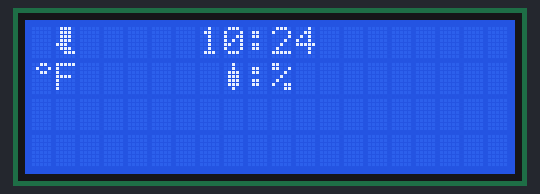
Simulated run of this program. Board: ESP32. Parts: 20×4 character LCD. WiFi joins after 1.5 s; servers stay silent unless stated; the local clock reads 2024-03-15 10:24:30 at power-on unless the program sets it; what the program prints to the serial monitor is not drawn.

Above: at 1.9 s.
At 32.6 s:
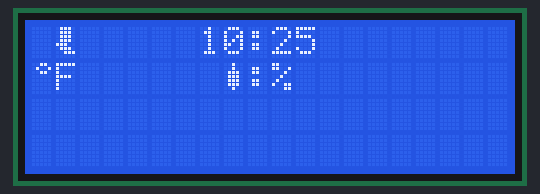

The program:

main.cpp
```cpp
#include <WiFi.h>
#include <HTTPClient.h>
#include <ArduinoJson.h>
#include <LiquidCrystal_I2C.h>
#include <time.h>
#include <string.h>

#define NTP_SERVER     "pool.ntp.org"
#define UTC_OFFSET     -18000
#define UTC_OFFSET_DST -14400

#define BUTTON_PIN 2
#define lcdColumns 20
#define lcdRows 4
#define dayNum 2

const char* ssid = "Wokwi-GUEST";
const char* password = "";
const char* url = "https://api.weather.gov/gridpoints/LWX/103,89/forecast";


LiquidCrystal_I2C lcd(0x27, lcdColumns, lcdRows);
HTTPClient http;

String generatedAt;
String periodName;
String temperature;
String precipitationPercent;
String forecast;
int isNightTime;

uint8_t moon[8] = {
  0b00111,
  0b01110,
  0b11100,
  0b11100,
  0b11100,
  0b01110,
  0b00111,
  0b00000,
};

uint8_t sun[8] = {
  0b00100,
  0b10101,
  0b01110,
  0b11111,
  0b01110,
  0b10101,
  0b00100,
  0b00000,
};

uint8_t degree[8] = {
  0b00110,
  0b01001,
  0b00110,
  0b00000,
  0b00000,
  0b00000,
  0b00000,
  0b00000,
};

uint8_t droplet[8] = {
  0b00100,
  0b00100,
  0b01110,
  0b01110,
  0b01110,
  0b01110,
  0b00100,
  0b00000,
};


void setup(){
  // initialize LCD obj.
  lcd.init();

  //create custom chars
  lcd.createChar(1,moon);
  lcd.createChar(2,sun);
  lcd.createChar(3,degree);
  lcd.createChar(4,droplet);

  // turn on LCD backlight
  lcd.backlight();

  //begin serial monitoring
  Serial.begin(115200);

  //displays connection on screen
  lcd.print("Connecting To: <ssid>");

  //connect to wifi
  WiFi.begin(ssid, password, 6);
  http.useHTTP10(true);

  //waits for Wi-Fi Connection
  while (WiFi.status() != WL_CONNECTED) {
    delay(100);
    lcd.print(".");
  }

  //syncs to NTP Server
  configTime(UTC_OFFSET, UTC_OFFSET_DST, NTP_SERVER);

  //clears screen after connection
  lcd.clear();
}

int call_api() {
  //call api url
  http.begin(url);
  http.GET();
  String result = http.getString();

  DynamicJsonDocument doc(2048);
  DeserializationError error = deserializeJson(doc, result);

  // test if parsing succeeds
  if (error) {
    Serial.print("deserializeJson() failed: ");
    Serial.println(error.c_str());
    return -1;
  }

  //retrieve data points
  generatedAt = doc["properties"]["generatedAt"].as<String>();
  periodName = doc["properties"]["periods"][dayNum]["name"].as<String>();
  isNightTime = doc["properties"]["periods"][dayNum]["isDaytime"].as<String>().equals("True");
  temperature = doc["properties"]["periods"][dayNum]["temperature"].as<String>();
  precipitationPercent = doc["properties"]["periods"][dayNum]["probabilityOfPrecipitation"]["value"].as<String>();
  forecast = doc["properties"]["periods"][dayNum]["shortForecast"].as<String>();

  http.end();
  return 0;
}

String getTime() {
  struct tm timeinfo;
  if (!getLocalTime(&timeinfo)) {
    lcd.setCursor(0, 1);
    lcd.println("Connection Err");
    return "";
  }

  char buffer[6]; // "HH:MM" + null
  strftime(buffer, sizeof(buffer), "%H:%M", &timeinfo);
  return String(buffer);
}

void print_info() {
  lcd.clear();
  String currentLine = periodName;
  !isNightTime ? currentLine += " \x01     " : currentLine += " \x02      ";
  currentLine += getTime();
  lcd.setCursor(0, 0);
  lcd.print(currentLine);

  currentLine = temperature + "\x03"+ "F      \x04:" + precipitationPercent + "%";
  lcd.setCursor(0, 1);
  lcd.print(currentLine);
}

void loop(){
  Serial.println(call_api());
  print_info();
  delay(10000);
}
```

Measured:
- what the display in image 0 shows lasts 30.6 s, from 1.9 s to 32.5 s
